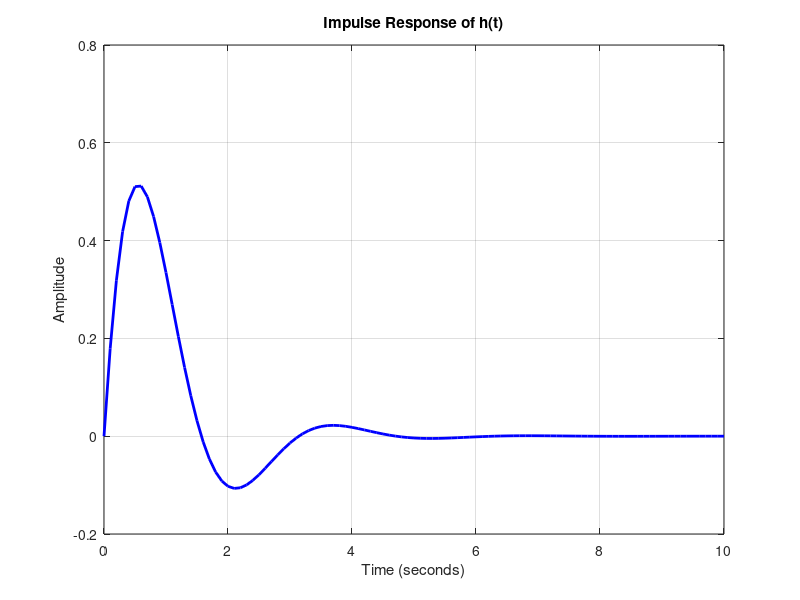
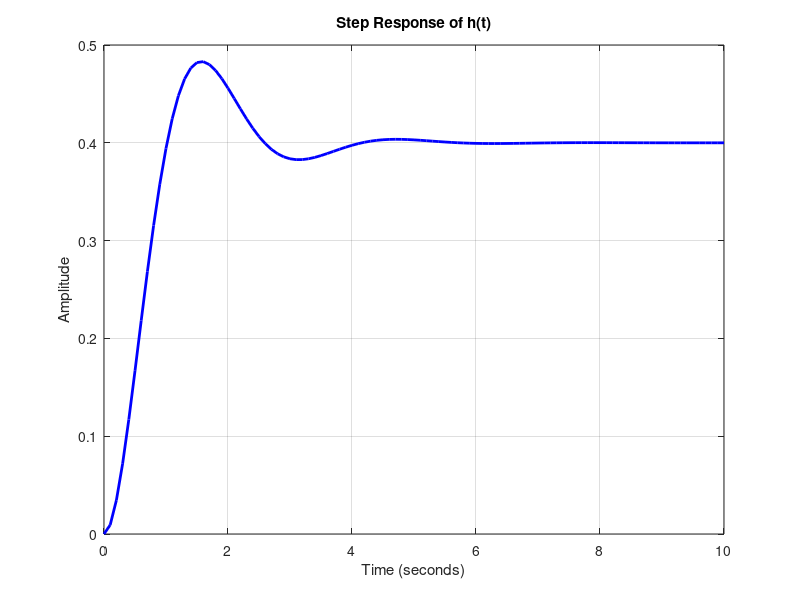
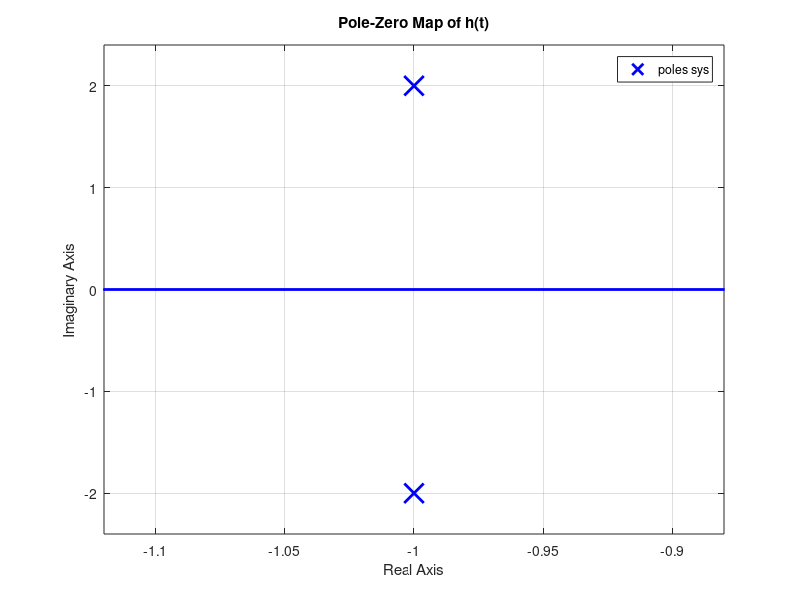

Reproduce these figures in MATLAB, in order.
clc; close all; clear; 

% Transfer function coefficients
numerator = [2];               % Numerator: 2
denominator = [1 2 5];         % Denominator: s^2 + 2s + 5

% Create transfer function
sys = tf(numerator, denominator);

t_sim =10; 
% Impulse Response with thicker line
figure;
[y,t]=impulse(sys, t_sim);
plot(t, y, 'b', 'LineWidth',2)
title('Impulse Response of h(t)');
xlabel('Time (seconds)');
ylabel('Amplitude');
grid on;

% Step Response with thicker line
figure;
[y,t]=step(sys, t_sim);
plot(t, y, 'b', 'LineWidth',2)
title('Step Response of h(t)');
xlabel('Time (seconds)');
ylabel('Amplitude');
grid on;

% Pole-Zero Map
figure;
pzmap(sys);
title('Pole-Zero Map of h(t)');
grid on;
set(findobj(gca,'Type','Line'),'MarkerSize',14,'LineWidth',2, 'color', 'b'); % Thicker poles and zeros markers
